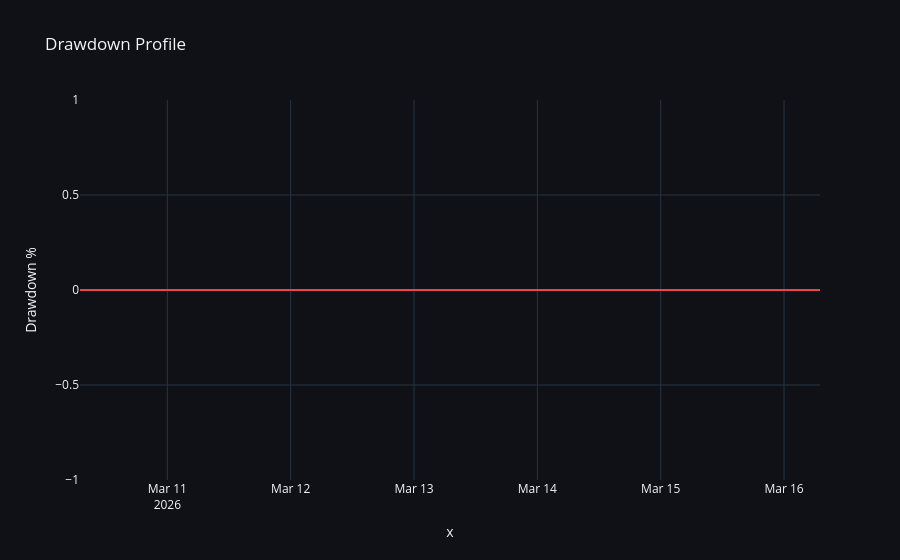

The notebook cell saved with this chart:
### Markdown cell above
## 4. Advanced Risk Metrics
Computing drawdown profiles and VaR.

### Code cell
metrics = session.compute_extended_metrics(pl.Series("equity_curve", pf.value()))
metrics_df = pl.DataFrame({"Metric": list(metrics.keys()), "Value": list(metrics.values())})
display(metrics_df)

equity = pl.Series("equity_curve", pf.value()).to_numpy()
peaks = np.maximum.accumulate(equity)
drawdowns = (equity - peaks) / peaks

fig_dd = px.area(x=df['timestamp'], y=drawdowns, title="Drawdown Profile", labels={'y': 'Drawdown %'})
fig_dd.update_traces(fillcolor='#f87171', line_color='#ef4444')
fig_dd.update_layout(**PLOTLY_DARK)
fig_dd.show()

### Figure 1 — Plotly figure (JSON) as saved in the notebook; plotly's stock layout.template omitted (floating-point values rounded to 4 significant figures)
{"data": [{"fillcolor": "#f87171", "fillpattern": {"shape": ""}, "hovertemplate": "x=%{x}<br>Drawdown %=%{y}<extra></extra>", "legendgroup": "", "line": {"color": "#ef4444"}, "marker": {"symbol": "circle"}, "mode": "lines", "name": "", "orientation": "v", "showlegend": false, "stackgroup": "1", "type": "scatter", "x": ["2026-03-10T07:00:00.000000", "2026-03-11T07:00:00.000000", "2026-03-12T07:00:00.000000", "2026-03-13T07:00:00.000000", "2026-03-14T07:00:00.000000", "2026-03-15T07:00:00.000000", "2026-03-16T07:00:00.000000"], "xaxis": "x", "y": [0.0, 0.0, 0.0, 0.0, 0.0, 0.0, 0.0], "yaxis": "y"}], "layout": {"legend": {"tracegroupgap": 0}, "paper_bgcolor": "#0f1117", "plot_bgcolor": "#0f1117", "title": {"text": "Drawdown Profile"}, "xaxis": {"anchor": "y", "domain": [0, 1], "title": {"text": "x"}}, "yaxis": {"anchor": "x", "domain": [0, 1], "title": {"text": "Drawdown %"}}}}
